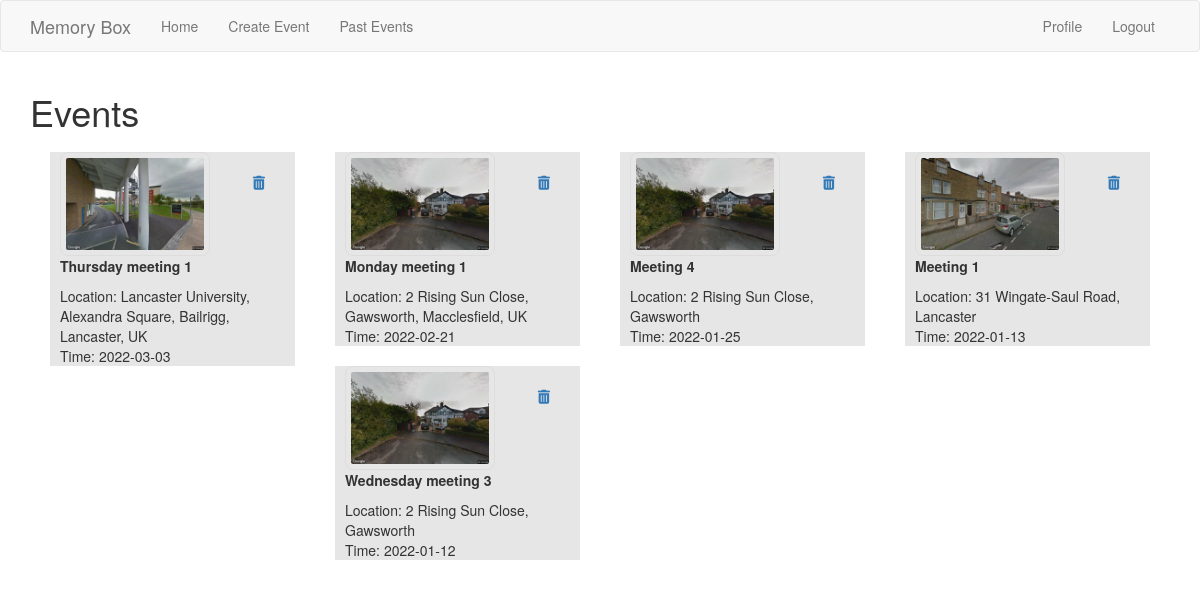
Before: /past_events (signed in) with the older database file.
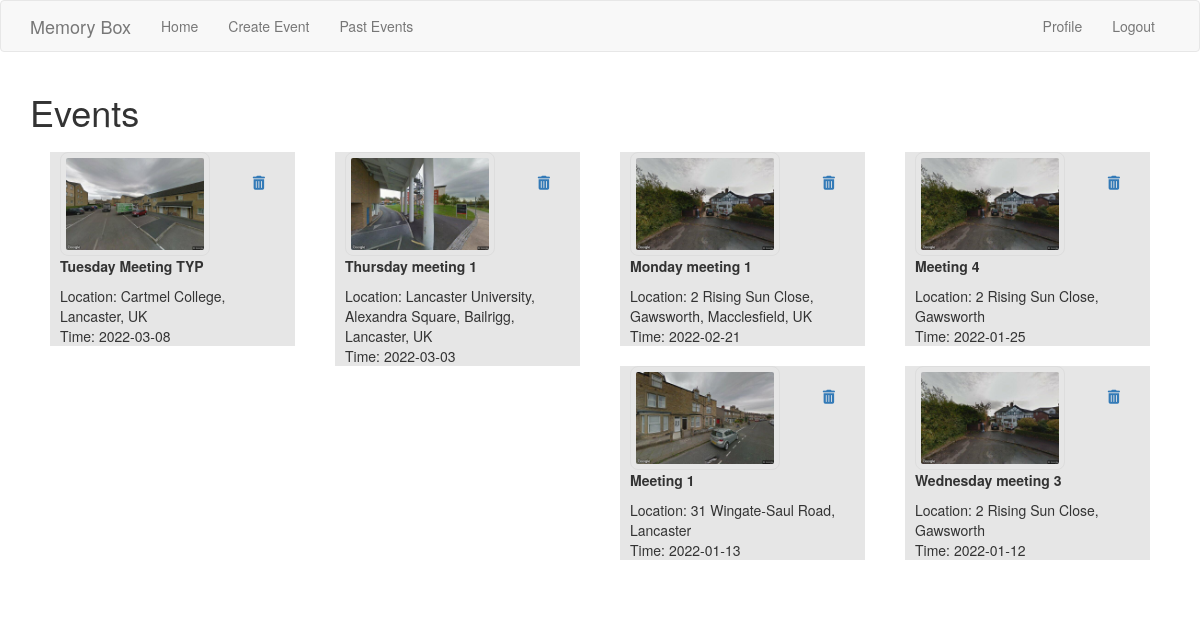
After: the same page with the newer database file.
### app/models.py (models this page shows, shortened)
class Event(db.Model):
    id = db.Column(db.Integer, primary_key=True)
    name = db.Column(db.String(140))
    location = db.Column(db.String(140))
    timestamp = db.Column(db.DateTime, index=True, default=datetime.utcnow)
    user_id = db.Column(db.Integer, db.ForeignKey('user.id'))
    date = db.Column(db.Date)
    start = db.Column(db.Time)
    logs = relationship("Log", cascade="all, delete", backref="parent")

### app/routes.py (the view)
@app.route('/past_events', methods=['GET', 'POST'])
@login_required
def past_events():
    page = request.args.get('page', 1, type=int)
    events = Event.query.filter_by(user_id=current_user.id).order_by(Event.timestamp.desc()).paginate(
        page, app.config['POSTS_PER_PAGE'])
    next_url = url_for('past_events', page=events.next_num) \
        if events.has_next else None
    prev_url = url_for('past_events', page=events.prev_num) \
        if events.has_prev else None
    return render_template('past_events.html', title='Past Events', events=events,
    next_url=next_url, prev_url=prev_url)

### app/models.py (called while the page is built)
@login.user_loader
def load_user(id):
    return User.query.get(int(id))

### app/routes.py (called while the page is built)
@app.template_filter('format_date')
def format_date(timestamp):
    date = timestamp.date()
    return date

### app/templates/past_events.html (shortened to what this page needs)
{% extends 'base.html' %}
{% import 'bootstrap/wtf.html' as wtf %}
{% block app_content %}
    <h1>Events</h1>
    {% for event in events.items %}
    <div class="col-md-3 event">
        {% include 'event_preview.html' %}
    </div>
    {% endfor %}
    <div class="col-md-4 page">
    </div>
{% endblock %}

### app/templates/event_preview.html (shortened to what this page needs)
<link rel= "stylesheet" type= "text/css" href= "{{ url_for('static',filename='style.css') }}">
    <div class="event_prev">
        <div class="event_content">
            <a href="{{ url_for('dashboard', event_id=event.id) }}">
                <img src="{{url_for('static',filename='streetview_images/' + event.location + '.jpg')}}">
            </a>
            <a class="pull-right del" href="{{ url_for('delete_event', event_id=event.id) }}"
             onclick="return confirm('Do you want to permanently delete event {{ event_title }}?');" style="margin-left: 10%;"><i class="fas fa-trash-alt" style="size: 2x"></i> </a>
            <div class="event_info">
                <p style="font-weight: bold;">{{ event.name }}</p>
                Location:  {{ event.location }}
                <br>
                Time:  {{ event.timestamp | format_date }}
            </div>
        </div>
    </div>

Changed rows visible on the page:
added Event: location (picture), name "Tuesday Meeting TYP", location "Cartmel College, Lancaster, UK", timestamp "2022-03-08"
